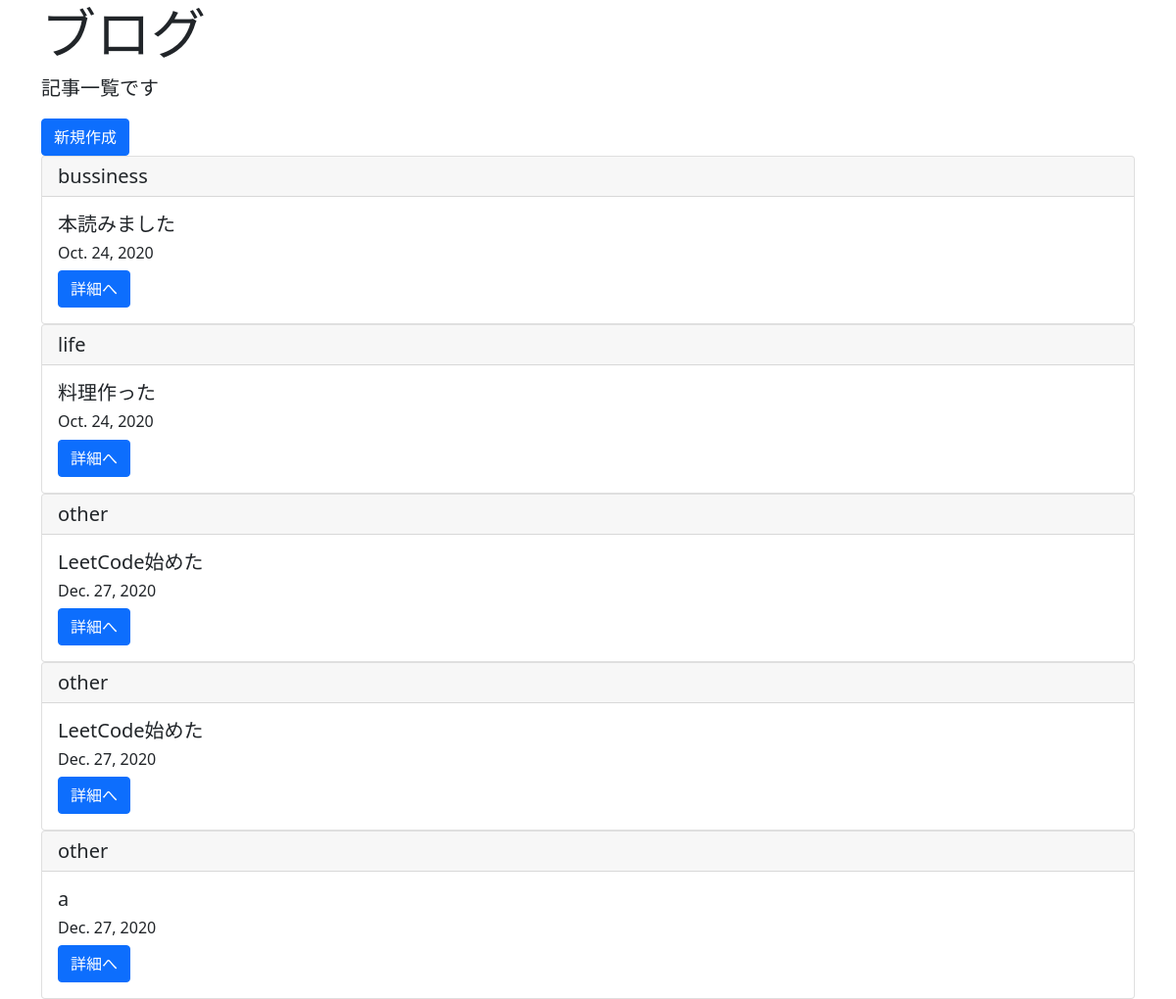
Page /list/ on the committed database.
### blogpost/models.py (models this page shows, shortened)
class BlogModel(models.Model):
    title = models.CharField(max_length=100)
    content = models.TextField()
    postdate = models.DateField(auto_now_add=True)
    category = models.CharField(
        max_length=50,
        choices = CATEGORY
    )

### blogpost/views.py (the view)
# urls.py: path('list/', BlogList.as_view(), name='list'),
class BlogList(ListView):
    template_name = 'list.html'
    model = BlogModel#ユーザーが入力した情報をどこのデータベーステーブルに保存するかを指定

### templates/list.html
{% extends 'base.html' %}
{% block header %}
<div class="jumbotron jumbotron-fluid">
  <div class="container">
    <h1 class="display-4">ブログ</h1>
    <p class="lead">記事一覧です</p>
  </div>
</div>
{% endblock header %}
{% block content %}
    <div class="container">
        <a href="{% url 'create' %}" class="btn btn-primary">新規作成</a>
    {% for item in object_list %}
        <div class="card">
            <h5 class="card-header">{{item.category}}</h5>
            <div class="card-body">
                <h5 class="card-title">{{item.title}}</h5>
                <h6 class="card-text">{{item.postdate}}</h6>
                <a href="{% url 'detail' item.pk %}" class="btn btn-primary">詳細へ</a>
            </div>
        </div>
    {% endfor %}
    </div>
{% endblock content %}

### templates/base.html (shortened to what this page needs)
<!doctype html>
<html lang="en">
  <head>
    <link rel="stylesheet" href="https://cdn.jsdelivr.net/npm/bootstrap@5.0.0-beta1/dist/css/bootstrap.rtl.min.css">
    {% block header %}
    {% endblock header %}
  </head>
  <body>
    {% block content %}
    {% endblock content %}
  </body>
</html>

### rows in the picture
BlogModel: category "bussiness", title "本読みました", postdate "Oct. 24, 2020"
BlogModel: category "life", title "料理作った", postdate "Oct. 24, 2020"
BlogModel: category "other", title "LeetCode始めた", postdate "Dec. 27, 2020"
BlogModel: category "other", title "LeetCode始めた", postdate "Dec. 27, 2020"
BlogModel: category "other", title "a", postdate "Dec. 27, 2020"
